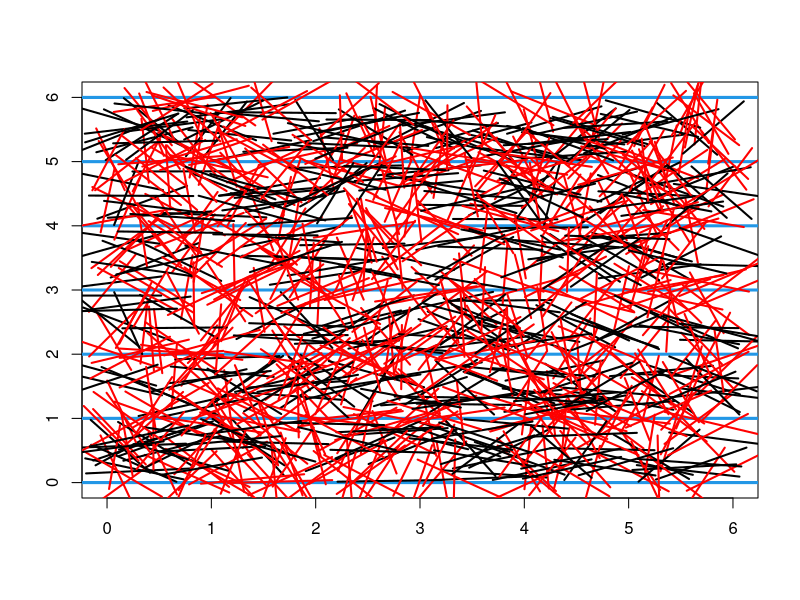

Recreate this plot in R.
# Implémentation du problème de l'aiguille de Buffon

# représentation graphique du plancher et initialisation
nlattes <- 6
plot(NULL, xlim=c(0, nlattes), ylim=c(0, nlattes), xlab="", ylab="")
for(i in 0:nlattes){
  lines(c(-nlattes, nlattes+1), rep(i, 2), col=4, lw=3)
}
n <- 0
n_succ <- 0

# génération de la position du centre de l'aiguille et de son angle
x <- nlattes*runif(2)
theta <- pi*runif(1)
# calcul des deux extrémités de l'aiguille
tete <- x - c(cos(theta), sin(theta)) / 2
pointe <- x + c(cos(theta), sin(theta)) / 2
# incrémentation
n <- n+1
# code de couleur: rouge si l'aiguille traverse une ligne, noir sinon
coul <- "black"
if( floor(tete[2]) != floor(pointe[2]) ){
  
  n_succ <- n_succ+1
  coul <- "red"
  
}
# représentation graphique de l'aiguille
lines(c(x[1] - cos(theta)/2, x[1] + cos(theta)/2),
      c(x[2] - sin(theta)/2, x[2] + sin(theta)/2),
      col=coul, lw=2)
# estimation de pi mise à jour
2*n/n_succ

# automatisation
for(i in 1:1000){
  
  # génération de la position du centre de l'aiguille et de son angle
  x <- nlattes*runif(2)
  theta <- pi*runif(1)
  # calcul des deux extrémités de l'aiguille
  tete <- x - c(cos(theta), sin(theta)) / 2
  pointe <- x + c(cos(theta), sin(theta)) / 2
  # incrémentation
  n <- n+1
  # code de couleur: rouge si l'aiguille traverse une ligne, noir sinon
  coul <- "black"
  if( floor(tete[2]) != floor(pointe[2]) ){
    
    n_succ <- n_succ+1
    coul <- "red"
    
  }
  # représentation graphique de l'aiguille
  lines(c(x[1] - cos(theta)/2, x[1] + cos(theta)/2),
        c(x[2] - sin(theta)/2, x[2] + sin(theta)/2),
        col=coul, lw=2)
  
}
# estimation de pi mise à jour
2*n/n_succ



